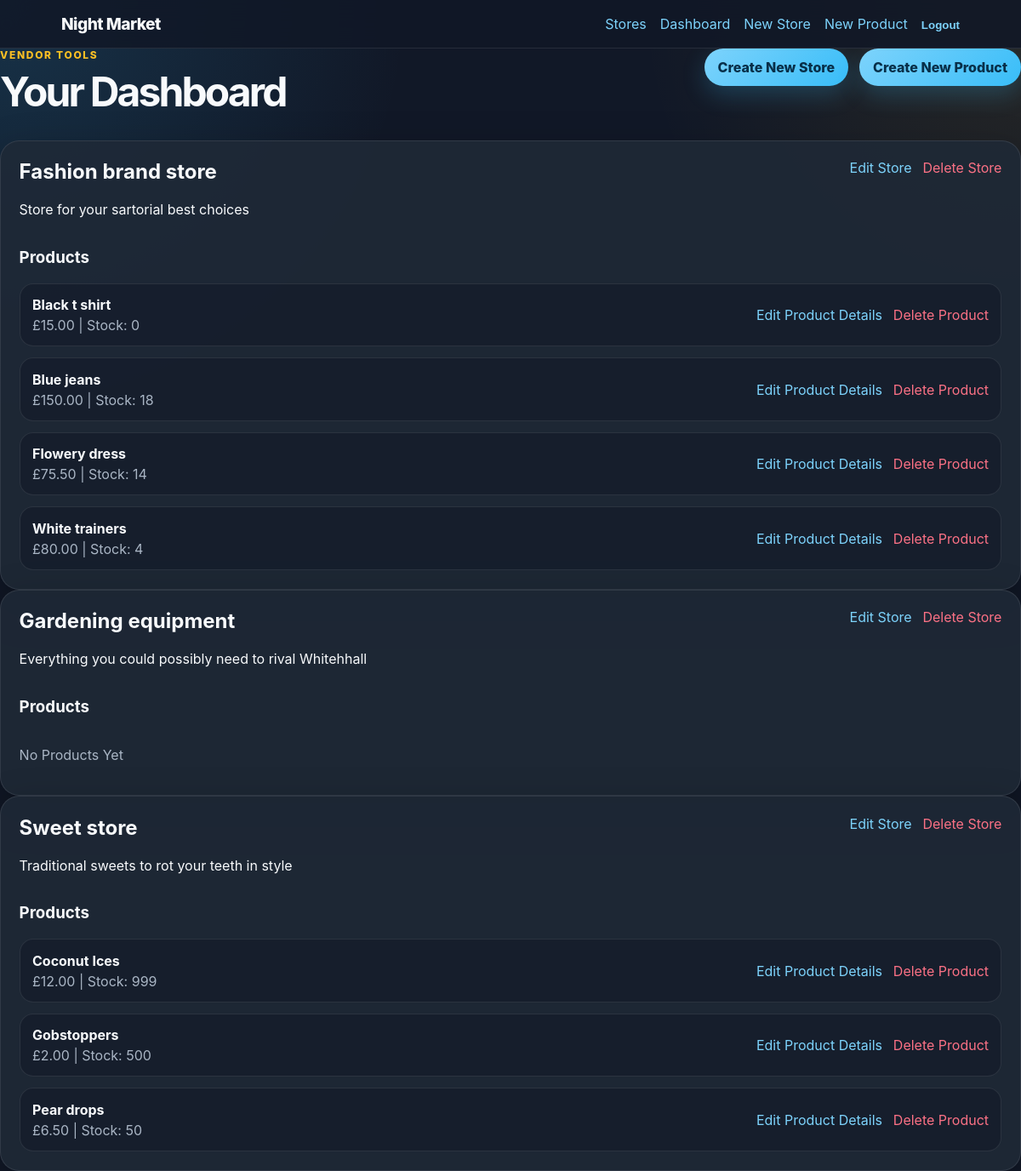
/dashboard/ (signed in), run on the app's committed database.
### shop/models.py (models this page shows, shortened)
class Store(models.Model):
    owner = models.ForeignKey(settings.AUTH_USER_MODEL,
                              on_delete=models.CASCADE, related_name='stores')
    name = models.CharField(max_length=120)
    description = models.TextField(blank=True)
    created_at = models.DateTimeField(auto_now_add=True)
    class Meta:
        ordering = ['name']

class Product(models.Model):
    store = models.ForeignKey(Store, on_delete=models.CASCADE,
                              related_name='products')
    name = models.CharField(max_length=120)
    description = models.TextField(blank=True)
    price = models.DecimalField(max_digits=8, decimal_places=2)
    stock = models.PositiveIntegerField(default=0)
    created_at = models.DateTimeField(auto_now_add=True)
    class Meta:
        ordering = ['name']

### shop/views.py (the view)
    def wrapper(request, *args, **kwargs):
        if not request.user.is_authenticated:
            return redirect('login')
        if not is_vendor(request.user):
            return HttpResponseForbidden('Only Vendors can access this page')
        return view_func(request, *args, **kwargs)

### shop/views.py (called while the page is built)
def get_user_role(user):
    if not user.is_authenticated:
        return None
    try:
        return user.userprofile.role
    except UserProfile.DoesNotExist:
        return None

def is_vendor(user):
    return get_user_role(user) == UserProfile.VENDOR

def vendor_required(view_func):
    def wrapper(request, *args, **kwargs):
        if not request.user.is_authenticated:
            return redirect('login')
        if not is_vendor(request.user):
            return HttpResponseForbidden('Only Vendors can access this page')
        return view_func(request, *args, **kwargs)
    return wrapper

@login_required
@vendor_required
def vendor_dashboard(request):
    stores = Store.objects.filter(owner=request.user).prefetch_related(
        'products')
    return render(request, 'shop/dashboard.html', {'stores': stores})

### shop/templates/shop/dashboard.html
{% extends 'base.html' %}
{% block content %}
<div class="page-title">
    <div>
        <p class="eyebrow">Vendor Tools</p>
        <h1>Your Dashboard</h1>
    </div>
    <div class="actions">
        <a class="button-link" href="{% url 'store_create' %}">Create New Store</a>
        <a class="button-link secondary" href="{% url 'product_create' %}">Create New Product</a>
    </div>
</div>
{% for store in stores %}
    <section class="panel">
        <div class="split">
            <div>
                <h2>{{ store.name }}</h2>
                <p>{{ store.description|default:'Not description provided' }}</p>
            </div>
            <div class="actions">
                <a href="{% url 'store_update' store.pk %}">Edit Store</a>
                <a class="danger" href="{% url 'store_delete' store.pk %}">Delete Store</a>
            </div>
        </div>
        <h3>Products</h3>
        <div class="list">
            {% for product in store.products.all %}
            <div class="list-row">
                <div>
                    <strong>{{ product.name }}</strong>
                    <span class="muted">£{{ product.price }} | Stock: {{ product.stock }}</span>
                </div>
                <div class="actions">
                    <a href="{% url 'product_update' product.pk %}">Edit Product Details</a>
                    <a class="danger" href="{% url 'product_delete' product.pk %}"> Delete Product</a>
                </div>
            </div>
            {% empty %}
                <p class="muted">No Products Yet</p>
            {% endfor %}
        </div>
    </section>
{% empty %}
    <section class="panel">
        <h2>No Stores Yet</h2>
        <p>Create a store first, then add products to it.</p>
    </section>
{% endfor %}
{% endblock %}

### shop/templates/base.html (shortened to what this page needs)
{% load static %}
<!DOCTYPE html>
<html lang="en">
    <head>
        <link rel="stylesheet" type="text/css" href="{% static 'shop/style.css' %}">
    </head>
    <body>
        <header class="site-header">
            <a class="brand" href="{% url 'home' %}">Night Market</a>
            <nav class="nav">
                <a href="{% url 'home' %}">Stores</a>
                {% if user.is_authenticated %}
                    {% if user.userprofile.role == 'vendor' %}
                        <a href="{% url 'vendor_dashboard' %}">Dashboard</a>
                        <a href="{% url 'store_create' %}">New Store</a>
                        <a href="{% url 'product_create' %}">New Product</a>
                    {% elif user.userprofile.role == 'shopper' %}
                        <a href="{% url 'basket_detail' %}">Basket</a>
                    {% endif %}
                    <form class="logout-form" method="post" action="{% url 'logout' %}">
                        <button type="submit">Logout</button>
                    </form>
                {% else %}
                    <a href="{% url 'login' %}">Log In</a>
                    <a class="button-link" href="{% url 'signup' %}">Sign up</a>
                {% endif %}
            </nav>
        </header>
        <main class="Container">
            {% block content %}
            {% endblock %}
        </main>
    </body>
</html>

### shop/static/shop/style.css (style rules this page uses)
:root { --bg: #111827; --bg--soft: #182235; --panel: #1f2937; --panel--light: #263449; --text: #f8fafc; --muted: #aab6c5; --accent: #7dd3fc; --accent--strong: #38bdf8; --warm: #fbbf24; --danger: #fb7185; --danger--dark: #be123c; --border: rgba(255, 255, 255, 0.09); --shadow: 0 18px 50px rgba(0, 0, 0, 0.28); }
* { box-sizing: border-box; }
body { margin: 0; font-family: inter, ui-sans-serif, system-ui, -apple-system, BlinkMacSystemFont, "Segoe UI", sans-serif; background: radial-gradient(circle at top left, rgba(56, 189, 248, 0.16), transparent 30rem), radial-gradient(circle at top right, rgba(251, 191, 36, 0.10), transparent 28rem), var(--bg); color: var(--text); min-height: 100vh; }
a { color: var(--accent); text-decoration: none; }
.site-header { position: sticky; top: 0; z-index: 20; display: flex; justify-content: space-between; align-items: center; gap: 1rem; padding: 1rem 6vw; background: rgba(17, 24, 39, 0.86); backdrop-filter: blur(16px); border-bottom: 1px solid var(--border); }
.brand { color: var(--text); font-weight: 800; font-size: 1.2rem; letter-spacing: -0.03em; }
.nav { display: flex; align-items: center; gap: 1rem; flex-wrap: wrap; }
.hero h1, .page-title h1, .panel h1 { margin-top: 0.35rem; margin-bottom: 0.75rem; font-size: clamp(2rem, 4vw, 4rem); letter-spacing: -0.06em; }
.eyebrow { color: var(--warm); text-transform: uppercase; font-size: 0.75rem; font-weight: 800; letter-spacing: 0.14em; margin: 0; }
.card, .panel { background: rgba(31, 41, 55, 0.88); border: 1px solid var(--border); border-radius: 1.4rem; padding: 1.35rem; box-shadow: var(--shadow); }
.card h2, .panel h2 { margin-top: 0; }
.muted { color: var(--muted); }
.page-title, .split { display: flex; align-items: flex-start; justify-content: space-between; gap: 1rem; margin-bottom: 1rem; }
.actions { display: flex; align-items: center; gap: 0.8rem; flex-wrap: wrap; }
.list { display: grid; gap: 0.8rem; }
.list-row { display: flex; align-items: center; justify-content: space-between; gap: 1rem; padding: 0.9rem; background: rgba(17, 24, 39, 0.55); border: 1px solid var(--border); border-radius: 1rem; }
.list-row span { display: block; margin-top: 0.25rem; }
button, .button-link { display: inline-flex; align-items: center; justify-content: center; border: 0; border-radius: 999px; padding: 0.75rem 1rem; background: linear-gradient(135deg, var(--accent), var(--accent--strong)); color: #082f49; font-weight: 800; cursor: pointer; box-shadow: 0 10px 28px rgba(56, 189, 348, 0.22); }
.logout-form { display: inline; }
.logout-form button { background: transparent; box-shadow: none; padding: 0; color: var(--accent); }
.danger { color: var(--danger); }

### data on the page
Store: name "Fashion brand store", description "Store for your sartorial best choices"
Product: name "Black t shirt", price "15.00", stock "0"
Product: name "Blue jeans", price "150.00", stock "18"
Product: name "Flowery dress", price "75.50", stock "14"
Product: name "White trainers", price "80.00", stock "4"
Store: name "Gardening equipment", description "Everything you could possibly need to rival Whitehhall"
Store: name "Sweet store", description "Traditional sweets to rot your teeth in style"
Product: name "Coconut Ices", price "12.00", stock "999"
Product: name "Gobstoppers", price "2.00", stock "500"
Product: name "Pear drops", price "6.50", stock "50"
